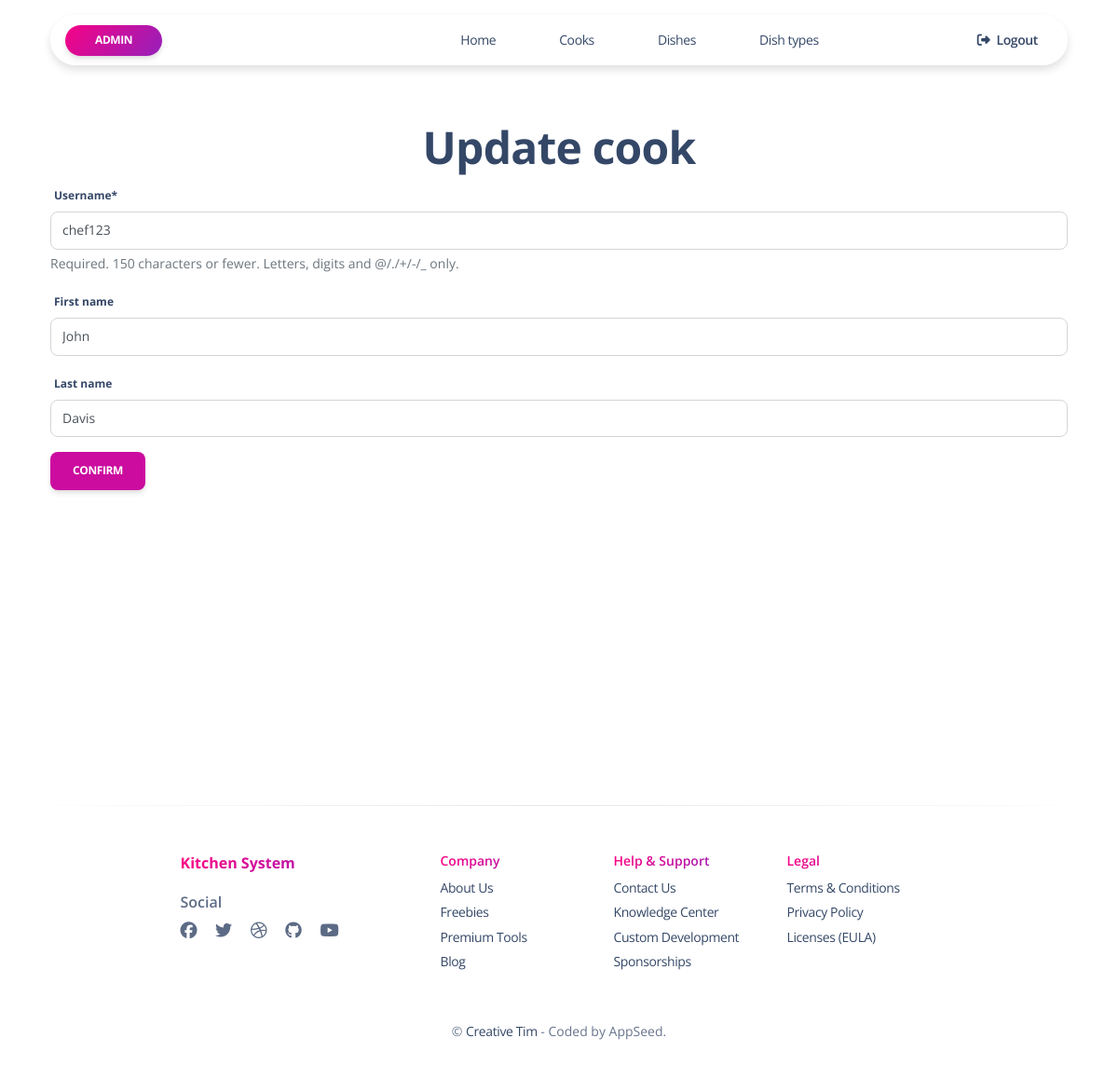
/kitchen/cooks/6/update/ (signed in), run on the app's committed database.
### kitchen/models.py (models this page shows, shortened)
class Cook(AbstractUser):
    years_of_experience = models.IntegerField(default=0)
    class Meta:
        ordering = ("id",)
    def get_absolute_url(self):
        return reverse("kitchen:cook-detail", args=[str(self.id)])

### kitchen/views.py (the view)
class CookUpdateView(LoginRequiredMixin, generic.UpdateView):
    model = Cook
    fields = ("username", "first_name", "last_name")
    success_url = reverse_lazy("kitchen:cook-list")
    template_name = "kitchen/cook_form.html"

### templates/kitchen/cook_form.html (shortened to what this page needs)
{% extends "base_sections.html" %}
{% load crispy_forms_filters %}
{% block header %}
    {% include 'includes/sidebar.html' %}
{% endblock header %}
{% block content %}
  <div class="container mt-8">
    <h1 class="text-center">{{ object|yesno:"Update,Create" }} cook</h1>
    <form action="" method="post" novalidate class="needs-validation">
      <div class="form-group">
        {{ form|crispy }}
      </div>
      <input type="submit" value="Confirm" class="btn btn-primary">
    </form>
  </div>
{% endblock %}

### templates/includes/sidebar.html (shortened to what this page needs)
{% load static %}
<div class="container position-sticky z-index-sticky top-0">
  <div class="row">
    <div class="col-12">
      <nav
          class="navbar navbar-expand-lg  blur blur-rounded top-0 z-index-fixed shadow position-absolute my-3 py-2 start-0 end-0 mx-4">
        <div class="container-fluid px-0">
          <a href="{{ user.get_absolute_url }}" target=""
             class="btn btn-sm  bg-gradient-primary  btn-round mb-0 me-1 mt-2 mt-md-0">{{ user.get_username }}</a>
          <div class="collapse navbar-collapse pt-3 pb-2 py-lg-0 w-100" id="navigation">
            <ul class="navbar-nav navbar-nav-hover ms-lg-12 ps-lg-5 w-100">
              <li class="nav-item mx-5 ms-1">
                <a class="nav-link ps-2 d-flex justify-content-between cursor-pointer"
                   href="{% url "kitchen:index" %}"
                   aria-expanded="false">
                  Home
                </a>
              </li>
              <li class="nav-item mx-5 ms-1">
                <a class="nav-link ps-2 d-flex justify-content-between cursor-pointer align-items-center"
                   href="{% url "kitchen:cook-list" %}"
                   aria-expanded="false">
                  Cooks
                </a>
              </li>
              <li class="nav-item mx-5 ms-1">
                <a class="nav-link ps-2 d-flex justify-content-between cursor-pointer align-items-center"
                   href="{% url "kitchen:dish-list" %}"
                   aria-expanded="false">
                  Dishes
                </a>
              </li>
              <li class="nav-item mx-5 ms-1">
                <a class="nav-link ps-2 d-flex justify-content-between cursor-pointer align-items-center"
                   href="{% url "kitchen:dish-type-list" %}"
                   aria-expanded="false">
                  Dish types
                </a>
              </li>
              {% if request.user.is_authenticated %}
                <li class="nav-item ms-lg-auto">
                  <a class="nav-link nav-link-icon me-2" href="{% url 'logout' %}">
                    <i class="fa fa-sign-out me-1"></i>
                    <p class="d-inline text-sm z-index-1 font-weight-bold"
                       data-bs-placement="bottom" title="Logout">Logout</p>
                  </a>
                </li>
              {% endif %}
            </ul>
          </div>
        </div>
      </nav>
    </div>
  </div>
</div>

### data on the page
Cook: get_username "ADMIN"
Cook: username "chef123", first_name "John", last_name "Davis"

### other printed values
{{ object|yesno:"Update,Create" }} "Update"
